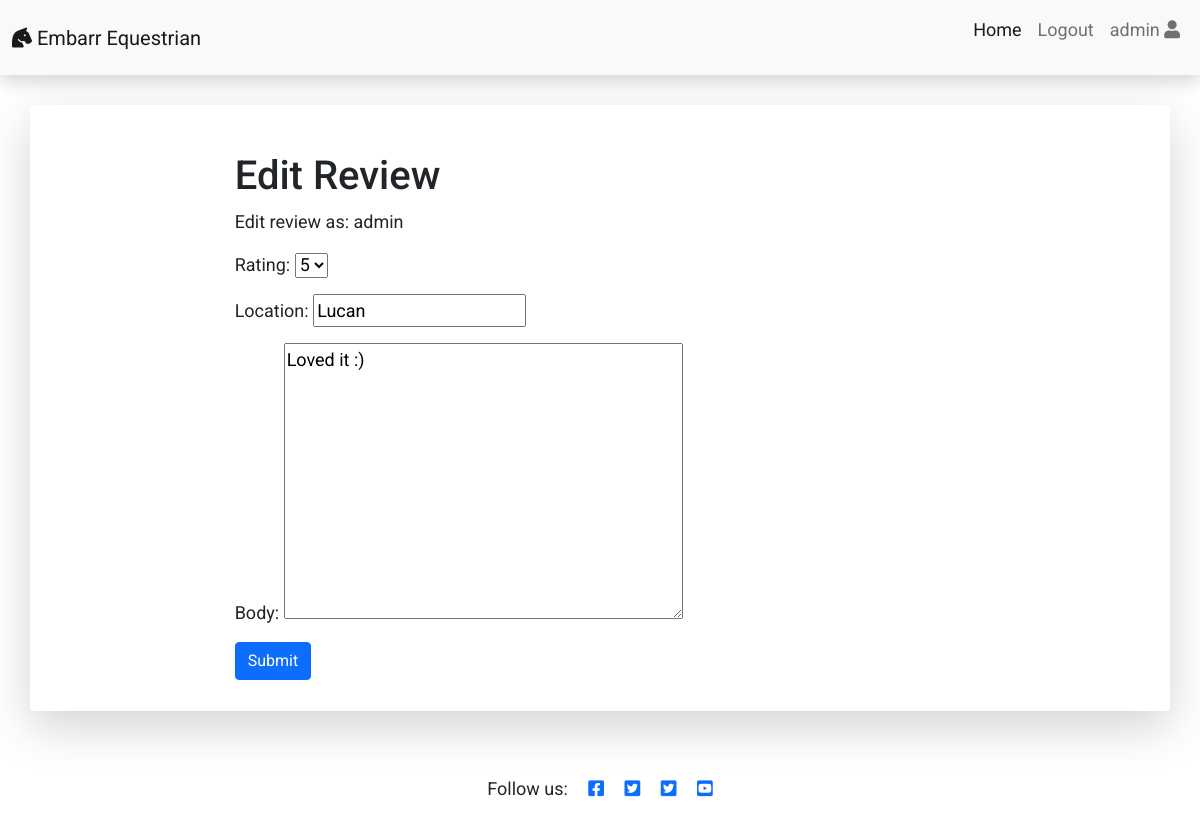
The app's page /edit_review/3 (signed in) with its own data.
### Reviews/models.py (models this page shows, shortened)
class Review(models.Model):
    RATING_CHOICES = (
        (1, '1'),
        (2, '2'),
        (3, '3'),
        (4, '4'),
        (5, '5'),
    )
    post = models.ForeignKey(Post, on_delete=models.CASCADE,
                             related_name='reviews')
    name = models.CharField(max_length=80)
    location = models.CharField(max_length=80, default='e.g Dublin')
    email = models.EmailField()
    body = models.TextField()
    rating = models.IntegerField(choices=RATING_CHOICES, default='5 stars')
    created_on = models.DateTimeField(auto_now_add=True)
    approved = models.BooleanField(default=False)
    active = models.BooleanField(default=False)
    class Meta:
        ordering = ['created_on']

### Reviews/views.py (the view)
# urls.py: path('edit_review/<int:pk>', views.EditReview.as_view(),
class EditReview(LoginRequiredMixin, SuccessMessageMixin, UpdateView):
    model = Review
    template_name = 'edit_review.html'
    form_class = ReviewForm
    success_message = 'Your Review was updated'

### Reviews/forms.py
class ReviewForm(forms.ModelForm):
    class Meta:
        model = Review
        fields = ('rating', 'location', 'body')

### templates/edit_review.html
{% extends 'base.html' %} {% load static %} {% block content %}
<div class="container shadow-lg p-3 mb-5 bg-body rounded">
  <div class="row">
    <div class="col-md-8 mt-3 offset-md-2">
      <h1 class="title">Edit Review</h1>
      <p>Edit review as: {{ user.username | slice:":10" }}</p>
      <form method="post" enctype="multipart/form-data"> {% csrf_token %} {{ form.as_p }}
        <button class="btn btn-primary  btn-md" type="submit" value="Save">Submit</button>
      </form>
    </div>
  </div>
</div> {% endblock content %}

### templates/base.html (shortened to what this page needs)
{% load static %}
<!DOCTYPE html>
<html>
  <head>
    <link rel="stylesheet" href="https://cdnjs.cloudflare.com/ajax/libs/font-awesome/5.15.3/css/all.min.css">
    <link href="https://cdn.jsdelivr.net/npm/bootstrap@5.0.1/dist/css/bootstrap.min.css" rel="stylesheet">
    <link rel="stylesheet" href="{% static 'css/style.css' %}">
  </head>
  <body>
    <nav class="navbar navbar-expand-lg navbar-light bg-light shadow">
      <div class="container-fluid">
        <a class="navbar-brand" href="{% url 'home' %}">
          <i class="fas fa-horse-head"></i> Embarr Equestrian </a>
        <div class="collapse navbar-collapse justify-content-end" id="navbarResponsive">
          <ul class="navbar-nav">
            <li class="nav-item text-black">
              <a class="nav-link active text-black font-weight-bold" href="{% url 'home' %}">Home</a>
            </li> {% if user.is_authenticated %} <li class="nav-item text-black">
              <a class="nav-link text-black font-weight-bold" href="{% url 'account_logout' %}">Logout</a>
            </li>
            <li class="nav-item text-black">
              <a class="nav-link text-black font-weight-bold" href="{% url 'profile' %}">
                <p>{{ user.username | slice:":10" }}
                  <i class="fa fa-user" aria-hidden="true"></i>
                </p>
              </a>
            </li> {% endif %}
          </ul>
        </div>
      </div>
    </nav>
     {% block content %}{% endblock content %}
    <footer class="footer mt-auto py-3 dark-bg">
      <p class="m-0 text-center text-grey">Follow us:
        <a href="https://www.facebook.com/" target="_blank" rel="noopener" aria-label="Go to the facebook Embarr Equestrian page"><i class="fab fa-facebook-square ms-3" ></i></a>
        <a href="https://www.twitter.com/" target="_blank" rel="noopener" aria-label="Go to the Twitter Embarr Equestrian page"><i class="fab fa-twitter-square ms-3"></i></a>
        <a href="https://www.instagram.com/" target="_blank" rel="noopener" aria-label="Go to the instagram Embarr Equestrian Page"><i class="fab fa-twitter-square ms-3"></i></a>
        <a href="https://www.youtube.com/" target="_blank" rel="noopener" aria-label="Go to the youtube Embarr Equestrian Page"><i class="fab fa-youtube-square ms-3"></i></a>
      </p>
    </footer>
  </body>
</html>

### static/css/style.css (style rules this page uses)
body { font-family: "Roboto", sans-serif; font-size: 18px; background-color:#fff; }
.row { margin-top: 15px; margin-bottom: 15px; }
.shadow { box-shadow: 0 4px 2px -2px rgba(0, 0, 0, 0.1); }

### records on screen
Review: rating "5", location "Lucan", body "Loved it :)"

### other values on screen
{{ user.username | slice:":10" }} "admin"
